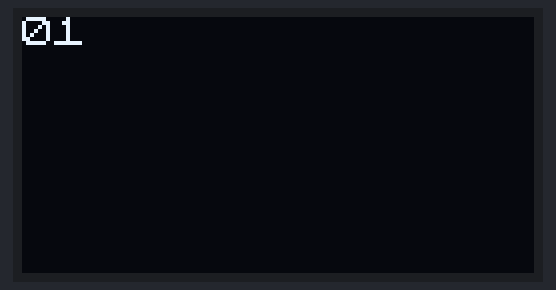
Bench run of a sketch on a simulated Arduino Uno, built with avr-gcc and run on an emulated ATmega328P. Shown: 128×64 one-colour display. Wiring (inferred from the names in the program): SSD1306 OLED at I2C address 0x3C.

Above: at 2.4 s.
At 7.0 s:
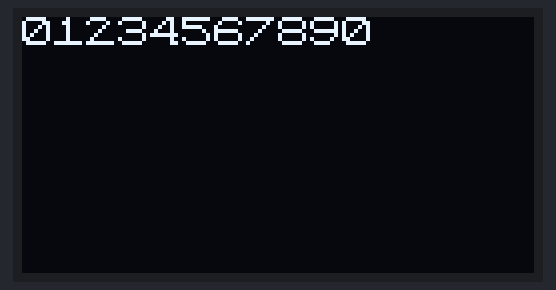
At 11.5 s:
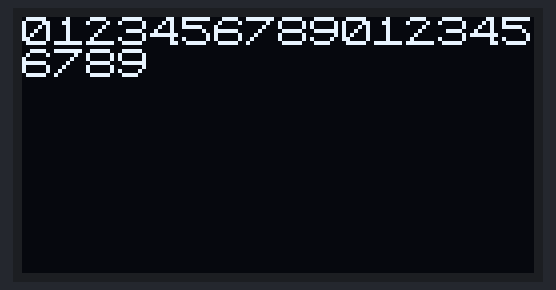
At 20.5 s:
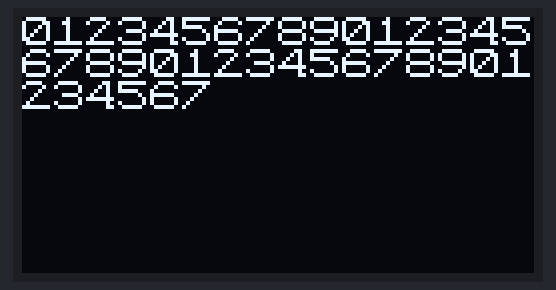
At 29.6 s:
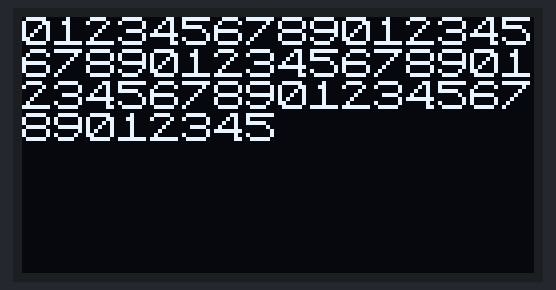
At 39.2 s:
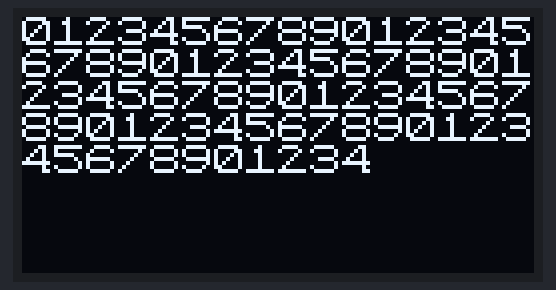

Measured:
- what the display in image 0 shows lasts 0.5 s, from 2.4 s to 2.9 s

The sketch:

DispOLED_I2C.ino
```cpp
//
// Teste de comunicação com Display OLED
// baseado no controlador SSD1306
// Comunicação via I2C
//

#include <Wire.h>

// Endereço I2C do display
#define DISP_ADDR  0x3C

// Comandos
#define SSD1306_SETCONTRAST 0x81
#define SSD1306_DISPLAYALLON_RESUME 0xA4
#define SSD1306_DISPLAYALLON 0xA5
#define SSD1306_NORMALDISPLAY 0xA6
#define SSD1306_INVERTDISPLAY 0xA7
#define SSD1306_DISPLAYOFF 0xAE
#define SSD1306_DISPLAYON 0xAF
#define SSD1306_SETDISPLAYOFFSET 0xD3
#define SSD1306_SETCOMPINS 0xDA
#define SSD1306_SETVCOMDETECT 0xDB
#define SSD1306_SETDISPLAYCLOCKDIV 0xD5
#define SSD1306_SETPRECHARGE 0xD9
#define SSD1306_SETMULTIPLEX 0xA8
#define SSD1306_SETLOWCOLUMN 0x00
#define SSD1306_SETHIGHCOLUMN 0x10
#define SSD1306_SETSTARTLINE 0x40
#define SSD1306_MEMORYMODE 0x20
#define SSD1306_COLUMNADDR 0x21
#define SSD1306_PAGEADDR   0x22
#define SSD1306_COMSCANINC 0xC0
#define SSD1306_COMSCANDEC 0xC8
#define SSD1306_SEGREMAP 0xA0
#define SSD1306_CHARGEPUMP 0x8D
#define SSD1306_EXTERNALVCC 0x1
#define SSD1306_SWITCHCAPVCC 0x2

// Tamanho da tela
#define SSD1306_LCDWIDTH                  128
#define SSD1306_LCDHEIGHT                 64

// Iniciação
void setup()
{
  Wire.begin();
  Display_init();
}

// Laço principal
void loop()
{
  int d = 0;
  for (int l = 0; l < 8; l++)
  {
    for (int c = 0; c < 16; c++)
    {
      Display_write (l, c, d);
      if (++d == 10)
        d = 0;
      delay (500);
    }
  }
  delay (10000);
  Display_clear();
}


// Sequência de iniciação do display
byte cmdInit[] =
{
    SSD1306_DISPLAYOFF,
    SSD1306_SETDISPLAYCLOCKDIV, 0x80,
    SSD1306_SETMULTIPLEX, 0x3F,
    SSD1306_SETDISPLAYOFFSET, 0x00,
    SSD1306_SETSTARTLINE | 0x0,
    SSD1306_CHARGEPUMP, 0x14,
    SSD1306_MEMORYMODE, 0x00,
    SSD1306_SEGREMAP | 0x1,
    SSD1306_COMSCANDEC,
    SSD1306_SETCOMPINS, 0x12,
    SSD1306_SETCONTRAST, 0xCF,
    SSD1306_SETPRECHARGE, 0xF1,
    SSD1306_SETVCOMDETECT, 0x40,
    SSD1306_DISPLAYALLON_RESUME,
    SSD1306_NORMALDISPLAY,
    SSD1306_DISPLAYON
};

// Iniciação do display
void Display_init()
{
  Display_sendcmd (cmdInit, sizeof(cmdInit));
  Display_clear();
}

// Limpa o display
void Display_clear()
{
  // Define endereços iniciais e finais de colunas e páginas
  Display_sendcmd (SSD1306_COLUMNADDR);
  Display_sendcmd (0);
  Display_sendcmd (SSD1306_LCDWIDTH-1);
  Display_sendcmd (SSD1306_PAGEADDR);
  Display_sendcmd (0);
  Display_sendcmd (7);

  // Preenche a memória com zeros
  for (uint16_t i=0; i<(SSD1306_LCDWIDTH*SSD1306_LCDHEIGHT/8); i++)
  {
      Wire.beginTransmission(DISP_ADDR);
      Wire.write(0x40);  // Co=0, DC = 1
      for (uint8_t x=0; x<16; x++)
      {
          Wire.write(0);
      }
      Wire.endTransmission();
  }
}

// Desenho dos números de 0 a 9
byte gc[][7] =
{
 {0x3E, 0x61, 0x51, 0x49, 0x45, 0x43, 0x3E} // 0
,{0x40, 0x40, 0x42, 0x7F, 0x40, 0x40, 0x40} // 1
,{0x42, 0x61, 0x51, 0x49, 0x45, 0x42, 0x40} // 2
,{0x22, 0x41, 0x49, 0x49, 0x49, 0x49, 0x36} // 3
,{0x10, 0x18, 0x14, 0x12, 0x11, 0x7F, 0x50} // 4
,{0x27, 0x45, 0x45, 0x45, 0x45, 0x49, 0x31} // 5
,{0x3C, 0x4A, 0x49, 0x49, 0x49, 0x49, 0x32} // 6
,{0x41, 0x21, 0x11, 0x09, 0x05, 0x03, 0x01} // 7
,{0x36, 0x49, 0x49, 0x49, 0x49, 0x49, 0x36} // 8
,{0x26, 0x49, 0x49, 0x49, 0x49, 0x29, 0x1E} // 9
};

// Escreve um caracter na linha l(0 a 7), coluna c(0 a 16)
void Display_write (byte l, byte c, byte car)
{
  byte *pc = gc[car];

  // Endereça o caracter
  Display_sendcmd (SSD1306_COLUMNADDR);
  Display_sendcmd (c*8);
  Display_sendcmd (c*8 + 7);
  Display_sendcmd (SSD1306_PAGEADDR);
  Display_sendcmd (l);
  Display_sendcmd (l);

  // Escreve
  Wire.beginTransmission(DISP_ADDR);
  Wire.write(0x40);  // Co=0, DC = 1
  for (uint8_t x = 0;  x < 7; x++)
  {
    Wire.write(*pc++);
  }
  Wire.endTransmission();
}

// Envia sequência de comandos ao display
void Display_sendcmd (byte *cmd, int nCmds)
{
  Wire.beginTransmission(DISP_ADDR);
  Wire.write (0);  // Co= 0. DC = 0
  for (int i = 0; i < nCmds; i++)
  {
    Wire.write(cmd[i]);
  }
  Wire.endTransmission();
}

// Envia um byte de comando ao display
void Display_sendcmd (byte cmd)
{
  Wire.beginTransmission(DISP_ADDR);
  Wire.write (0);  // Co= 0. DC = 0
  Wire.write(cmd);
  Wire.endTransmission();
}
```
